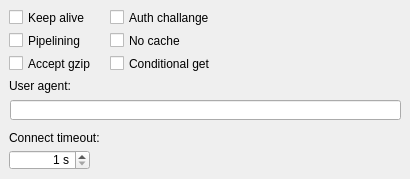
   <widget class="QWidget" name="tab_HTTP">
    <attribute name="title">
     <string>HTTP</string>
    </attribute>
    <widget class="QCheckBox" name="checkBox_HTTPKeepAlive">
     <property name="enabled">
      <bool>true</bool>
     </property>
     <property name="geometry">
      <rect>
       <x>9</x>
       <y>9</y>
       <width>101</width>
       <height>17</height>
      </rect>
     </property>
     <property name="text">
      <string>Keep alive</string>
     </property>
    </widget>
    <widget class="QCheckBox" name="checkBox_HTTPPipelining">
     <property name="enabled">
      <bool>true</bool>
     </property>
     <property name="geometry">
      <rect>
       <x>9</x>
       <y>32</y>
       <width>101</width>
       <height>17</height>
      </rect>
     </property>
     <property name="text">
      <string>Pipelining</string>
     </property>
    </widget>
    <widget class="QCheckBox" name="checkBox_AcceptGzip">
     <property name="enabled">
      <bool>true</bool>
     </property>
     <property name="geometry">
      <rect>
       <x>9</x>
       <y>55</y>
       <width>101</width>
       <height>17</height>
      </rect>
     </property>
     <property name="text">
      <string>Accept gzip</string>
     </property>
    </widget>
    <widget class="QCheckBox" name="checkBox_AuthChallenge">
     <property name="enabled">
      <bool>true</bool>
     </property>
     <property name="geometry">
      <rect>
       <x>110</x>
       <y>9</y>
       <width>131</width>
       <height>17</height>
      </rect>
     </property>
     <property name="text">
      <string>Auth challange</string>
     </property>
    </widget>
    <widget class="QCheckBox" name="checkBox_HTTPNoCache">
     <property name="enabled">
      <bool>true</bool>
     </property>
     <property name="geometry">
      <rect>
       <x>110</x>
       <y>32</y>
       <width>131</width>
       <height>17</height>
      </rect>
     </property>
     <property name="text">
      <string>No cache</string>
     </property>
    </widget>
    <widget class="QLabel" name="label_15">
     <property name="geometry">
      <rect>
       <x>9</x>
       <y>78</y>
       <width>191</width>
       <height>16</height>
      </rect>
     </property>
     <property name="text">
      <string>User agent:</string>
     </property>
     <property name="buddy">
      <cstring>lineEdit_UserAgent</cstring>
     </property>
    </widget>
    <widget class="QLineEdit" name="lineEdit_UserAgent">
     <property name="enabled">
      <bool>true</bool>
     </property>
     <property name="geometry">
      <rect>
       <x>10</x>
       <y>100</y>
       <width>391</width>
       <height>20</height>
      </rect>
     </property>
     <property name="text">
      <string/>
     </property>
    </widget>
    <widget class="QSpinBox" name="spinBox_ConnectTimeout">
     <property name="enabled">
      <bool>true</bool>
     </property>
     <property name="geometry">
      <rect>
       <x>9</x>
       <y>150</y>
       <width>81</width>
       <height>20</height>
      </rect>
     </property>
     <property name="alignment">
      <set>Qt::AlignRight|Qt::AlignTrailing|Qt::AlignVCenter</set>
     </property>
     <property name="suffix">
      <string notr="true"> s</string>
     </property>
     <property name="minimum">
      <number>1</number>
     </property>
     <property name="maximum">
      <number>86400</number>
     </property>
    </widget>
    <widget class="QLabel" name="label_16">
     <property name="geometry">
      <rect>
       <x>9</x>
       <y>130</y>
       <width>191</width>
       <height>16</height>
      </rect>
     </property>
     <property name="text">
      <string>Connect timeout:</string>
     </property>
     <property name="buddy">
      <cstring>spinBox_ConnectTimeout</cstring>
     </property>
    </widget>
    <widget class="QCheckBox" name="checkBox_HTTPConditionalGet">
     <property name="enabled">
      <bool>true</bool>
     </property>
     <property name="geometry">
      <rect>
       <x>110</x>
       <y>55</y>
       <width>131</width>
       <height>17</height>
      </rect>
     </property>
     <property name="text">
      <string>Conditional get</string>
     </property>
    </widget>
   </widget>
